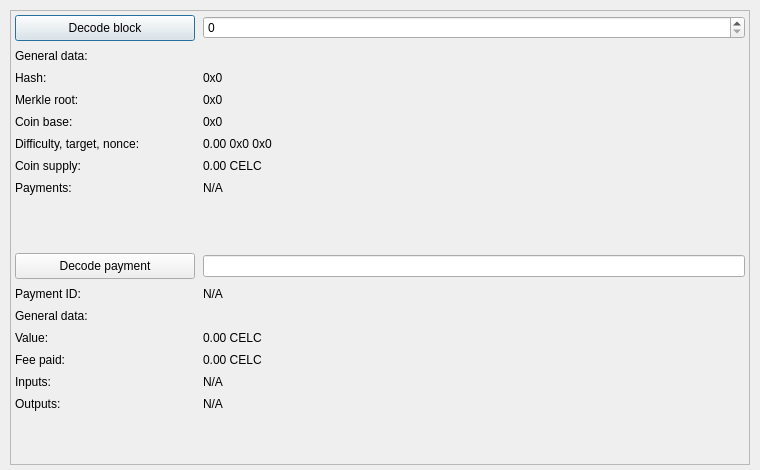
<?xml version="1.0" encoding="UTF-8"?>
<ui version="4.0">
 <class>BlockExplorer</class>
 <widget class="QDialog" name="BlockExplorer">
  <property name="windowModality">
   <enum>Qt::NonModal</enum>
  </property>
  <property name="enabled">
   <bool>true</bool>
  </property>
  <property name="geometry">
   <rect>
    <x>0</x>
    <y>0</y>
    <width>760</width>
    <height>470</height>
   </rect>
  </property>
  <property name="sizePolicy">
   <sizepolicy hsizetype="Fixed" vsizetype="Preferred">
    <horstretch>0</horstretch>
    <verstretch>0</verstretch>
   </sizepolicy>
  </property>
  <property name="minimumSize">
   <size>
    <width>0</width>
    <height>0</height>
   </size>
  </property>
  <property name="acceptDrops">
   <bool>false</bool>
  </property>
  <property name="windowTitle">
   <string>Block Explorer</string>
  </property>
  <layout class="QGridLayout">
   <property name="sizeConstraint">
    <enum>QLayout::SetMaximumSize</enum>
   </property>
   <property name="leftMargin">
    <number>10</number>
   </property>
   <property name="topMargin">
    <number>10</number>
   </property>
   <property name="rightMargin">
    <number>10</number>
   </property>
   <property name="bottomMargin">
    <number>5</number>
   </property>
   <item row="0" column="0">
    <widget class="QScrollArea" name="scrollArea">
     <property name="widgetResizable">
      <bool>true</bool>
     </property>
     <widget class="QWidget" name="blockWidget">
      <property name="geometry">
       <rect>
        <x>0</x>
        <y>0</y>
        <width>736</width>
        <height>451</height>
       </rect>
      </property>
      <layout class="QGridLayout" name="blockGrid">
       <property name="margin">
        <number>4</number>
       </property>
       <property name="spacing">
        <number>8</number>
       </property>
       <item row="1" column="0">
        <widget class="QPushButton" name="blockButton">
         <property name="sizePolicy">
          <sizepolicy hsizetype="Fixed" vsizetype="Fixed">
           <horstretch>0</horstretch>
           <verstretch>0</verstretch>
          </sizepolicy>
         </property>
         <property name="minimumSize">
          <size>
           <width>180</width>
           <height>26</height>
          </size>
         </property>
         <property name="text">
          <string>Decode block</string>
         </property>
        </widget>
       </item>
       <item row="1" column="1">
        <widget class="QSpinBox" name="numberBox">
         <property name="sizePolicy">
          <sizepolicy hsizetype="MinimumExpanding" vsizetype="Fixed">
           <horstretch>0</horstretch>
           <verstretch>0</verstretch>
          </sizepolicy>
         </property>
         <property name="minimumSize">
          <size>
           <width>500</width>
           <height>0</height>
          </size>
         </property>
         <property name="maximum">
          <number>99999999</number>
         </property>
        </widget>
       </item>
       <item row="2" column="0">
        <widget class="QLabel" name="blockTimeText">
         <property name="text">
          <string>General data:</string>
         </property>
        </widget>
       </item>
       <item row="2" column="1">
        <widget class="QLabel" name="blockTimeData">
         <property name="textInteractionFlags">
          <set>Qt::LinksAccessibleByMouse|Qt::TextSelectableByMouse</set>
         </property>
        </widget>
       </item>
       <item row="3" column="0">
        <widget class="QLabel" name="hashText">
         <property name="text">
          <string>Hash:</string>
         </property>
        </widget>
       </item>
       <item row="3" column="1">
        <widget class="QLabel" name="hashData">
         <property name="enabled">
          <bool>true</bool>
         </property>
         <property name="sizePolicy">
          <sizepolicy hsizetype="Preferred" vsizetype="Preferred">
           <horstretch>0</horstretch>
           <verstretch>0</verstretch>
          </sizepolicy>
         </property>
         <property name="text">
          <string>0x0</string>
         </property>
         <property name="textInteractionFlags">
          <set>Qt::LinksAccessibleByMouse|Qt::TextSelectableByMouse</set>
         </property>
        </widget>
       </item>
       <item row="4" column="0">
        <widget class="QLabel" name="merkleText">
         <property name="text">
          <string>Merkle root:</string>
         </property>
        </widget>
       </item>
       <item row="4" column="1">
        <widget class="QLabel" name="merkleData">
         <property name="sizePolicy">
          <sizepolicy hsizetype="Preferred" vsizetype="Preferred">
           <horstretch>0</horstretch>
           <verstretch>0</verstretch>
          </sizepolicy>
         </property>
         <property name="text">
          <string>0x0</string>
         </property>
         <property name="textInteractionFlags">
          <set>Qt::LinksAccessibleByMouse|Qt::TextSelectableByMouse</set>
         </property>
        </widget>
       </item>
       <item row="5" column="0">
        <widget class="QLabel" name="baseText">
         <property name="text">
          <string>Coin base:</string>
         </property>
        </widget>
       </item>
       <item row="5" column="1">
        <widget class="QLabel" name="baseData">
         <property name="sizePolicy">
          <sizepolicy hsizetype="Preferred" vsizetype="Preferred">
           <horstretch>0</horstretch>
           <verstretch>0</verstretch>
          </sizepolicy>
         </property>
         <property name="text">
          <string>0x0</string>
         </property>
         <property name="textInteractionFlags">
          <set>Qt::LinksAccessibleByMouse|Qt::TextSelectableByMouse</set>
         </property>
        </widget>
       </item>
       <item row="6" column="0">
        <widget class="QLabel" name="diffText">
         <property name="text">
          <string>Difficulty, target, nonce:</string>
         </property>
        </widget>
       </item>
       <item row="6" column="1">
        <widget class="QLabel" name="diffData">
         <property name="text">
          <string>0.00 0x0 0x0</string>
         </property>
         <property name="textInteractionFlags">
          <set>Qt::LinksAccessibleByMouse|Qt::TextSelectableByMouse</set>
         </property>
        </widget>
       </item>
       <item row="7" column="0">
        <widget class="QLabel" name="coinSupplyText">
         <property name="text">
          <string>Coin supply:</string>
         </property>
        </widget>
       </item>
       <item row="7" column="1">
        <widget class="QLabel" name="coinSupplyData">
         <property name="text">
          <string>0.00 CELC</string>
         </property>
         <property name="textInteractionFlags">
          <set>Qt::LinksAccessibleByMouse|Qt::TextSelectableByMouse</set>
         </property>
        </widget>
       </item>
       <item row="8" column="0">
        <widget class="QLabel" name="blockTxText">
         <property name="text">
          <string>Payments:</string>
         </property>
         <property name="alignment">
          <set>Qt::AlignLeading|Qt::AlignLeft|Qt::AlignTop</set>
         </property>
        </widget>
       </item>
       <item row="8" column="1">
        <widget class="QLabel" name="blockTxData">
         <property name="text">
          <string>N/A</string>
         </property>
         <property name="textInteractionFlags">
          <set>Qt::LinksAccessibleByMouse|Qt::TextSelectableByMouse</set>
         </property>
        </widget>
       </item>
       <item row="9" column="0">
        <spacer name="verticalSpacerMiddle">
         <property name="orientation">
          <enum>Qt::Vertical</enum>
         </property>
         <property name="sizeHint" stdset="0">
          <size>
           <width>20</width>
           <height>20</height>
          </size>
         </property>
        </spacer>
       </item>
       <item row="10" column="0">
        <widget class="QPushButton" name="txButton">
         <property name="sizePolicy">
          <sizepolicy hsizetype="Fixed" vsizetype="Fixed">
           <horstretch>0</horstretch>
           <verstretch>0</verstretch>
          </sizepolicy>
         </property>
         <property name="minimumSize">
          <size>
           <width>180</width>
           <height>26</height>
          </size>
         </property>
         <property name="text">
          <string>Decode payment</string>
         </property>
        </widget>
       </item>
       <item row="10" column="1">
        <widget class="QLineEdit" name="txLine">
         <property name="sizePolicy">
          <sizepolicy hsizetype="Preferred" vsizetype="Fixed">
           <horstretch>0</horstretch>
           <verstretch>0</verstretch>
          </sizepolicy>
         </property>
         <property name="inputMask">
          <string comment="Payment ID"/>
         </property>
        </widget>
       </item>
       <item row="11" column="0">
        <widget class="QLabel" name="txText">
         <property name="text">
          <string>Payment ID:</string>
         </property>
        </widget>
       </item>
       <item row="11" column="1">
        <widget class="QLabel" name="txData">
         <property name="text">
          <string>N/A</string>
         </property>
         <property name="textInteractionFlags">
          <set>Qt::LinksAccessibleByMouse|Qt::TextSelectableByMouse</set>
         </property>
        </widget>
       </item>
       <item row="12" column="0">
        <widget class="QLabel" name="txTimeText">
         <property name="text">
          <string>General data:</string>
         </property>
        </widget>
       </item>
       <item row="12" column="1">
        <widget class="QLabel" name="txTimeData">
         <property name="text">
          <string/>
         </property>
         <property name="textInteractionFlags">
          <set>Qt::LinksAccessibleByMouse|Qt::TextSelectableByMouse</set>
         </property>
        </widget>
       </item>
       <item row="13" column="0">
        <widget class="QLabel" name="valueText">
         <property name="text">
          <string>Value:</string>
         </property>
        </widget>
       </item>
       <item row="13" column="1">
        <widget class="QLabel" name="valueData">
         <property name="text">
          <string>0.00 CELC</string>
         </property>
         <property name="textInteractionFlags">
          <set>Qt::LinksAccessibleByMouse|Qt::TextSelectableByMouse</set>
         </property>
        </widget>
       </item>
       <item row="14" column="0">
        <widget class="QLabel" name="feeText">
         <property name="text">
          <string>Fee paid:</string>
         </property>
        </widget>
       </item>
       <item row="14" column="1">
        <widget class="QLabel" name="feeData">
         <property name="text">
          <string>0.00 CELC</string>
         </property>
         <property name="textInteractionFlags">
          <set>Qt::LinksAccessibleByMouse|Qt::TextSelectableByMouse</set>
         </property>
        </widget>
       </item>
       <item row="15" column="0">
        <widget class="QLabel" name="inputText">
         <property name="text">
          <string>Inputs:</string>
         </property>
         <property name="alignment">
          <set>Qt::AlignLeading|Qt::AlignLeft|Qt::AlignTop</set>
         </property>
        </widget>
       </item>
       <item row="15" column="1">
        <widget class="QLabel" name="inputData">
         <property name="text">
          <string>N/A</string>
         </property>
         <property name="alignment">
          <set>Qt::AlignLeading|Qt::AlignLeft|Qt::AlignTop</set>
         </property>
         <property name="textInteractionFlags">
          <set>Qt::LinksAccessibleByMouse|Qt::TextSelectableByMouse</set>
         </property>
        </widget>
       </item>
       <item row="16" column="0">
        <widget class="QLabel" name="outputText">
         <property name="text">
          <string>Outputs:</string>
         </property>
         <property name="alignment">
          <set>Qt::AlignLeading|Qt::AlignLeft|Qt::AlignTop</set>
         </property>
        </widget>
       </item>
       <item row="16" column="1">
        <widget class="QLabel" name="outputData">
         <property name="text">
          <string>N/A</string>
         </property>
         <property name="alignment">
          <set>Qt::AlignLeading|Qt::AlignLeft|Qt::AlignTop</set>
         </property>
         <property name="textInteractionFlags">
          <set>Qt::LinksAccessibleByMouse|Qt::TextSelectableByMouse</set>
         </property>
        </widget>
       </item>
       <item row="17" column="0">
        <spacer name="verticalSpacerBottom">
         <property name="orientation">
          <enum>Qt::Vertical</enum>
         </property>
         <property name="sizeHint" stdset="0">
          <size>
           <width>20</width>
           <height>40</height>
          </size>
         </property>
        </spacer>
       </item>
      </layout>
     </widget>
    </widget>
   </item>
  </layout>
 </widget>
 <resources/>
 <connections/>
</ui>
